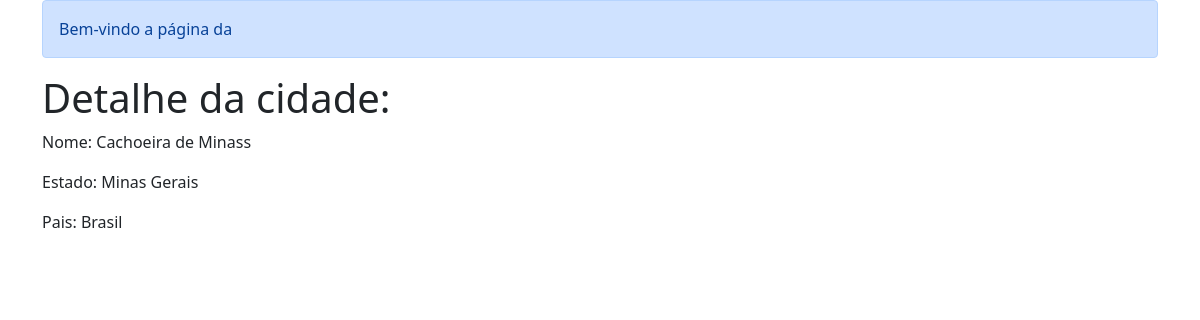
/detalhe/12/, run on the app's committed database.
### cadastros/models.py (models this page shows, shortened)
class Cidade(models.Model):
    estado = models.ForeignKey(Estado, on_delete=models.PROTECT, null=True, blank=False)
    nome = models.CharField(max_length=100, unique=True)
    capital = models.BooleanField(default=False)

class Estado(models.Model):
    pais = models.ForeignKey(Pais, on_delete=models.PROTECT)
    nome = models.CharField(max_length=80)
    def __str__(self):
        return self.nome
    class Meta:
        ordering = ('nome', )  # Sort by name

class Pais(models.Model):
    nome = models.CharField(max_length=80)
    def __str__(self):
        return self.nome
    class Meta:
        verbose_name = 'País'
        verbose_name_plural = 'Países'

### cadastros/views.py (the view)
# urls.py: path('detalhe/<int:pk>/', CidadeDetail.as_view(), name='cidades-detalhe'),
class CidadeDetail(DetailView):
    context_object_name = 'cidade'
    queryset = Cidade.objects.all()
    template_name = 'cadastros/detalhe_cidades.html'

### cadastros/templates/cadastros/detalhe_cidades.html (shortened to what this page needs)
{% extends 'base.html' %}
{% block conteudo %}
    <h1>Detalhe da cidade:</h1>
    <p>Nome: {{ cidade.nome }} {% if cidade.capital %}<span class="badge bg-primary">Capital</span>{% endif %}</p>
    <p>Estado: {{ cidade.estado | default_if_none:'-' }}</p>
    <p>Pais: {{ cidade.estado.pais }}</p>
{% endblock %}

### data on the page
Cidade: nome "Cachoeira de Minass", estado "Minas Gerais", estado.pais "Brasil"
